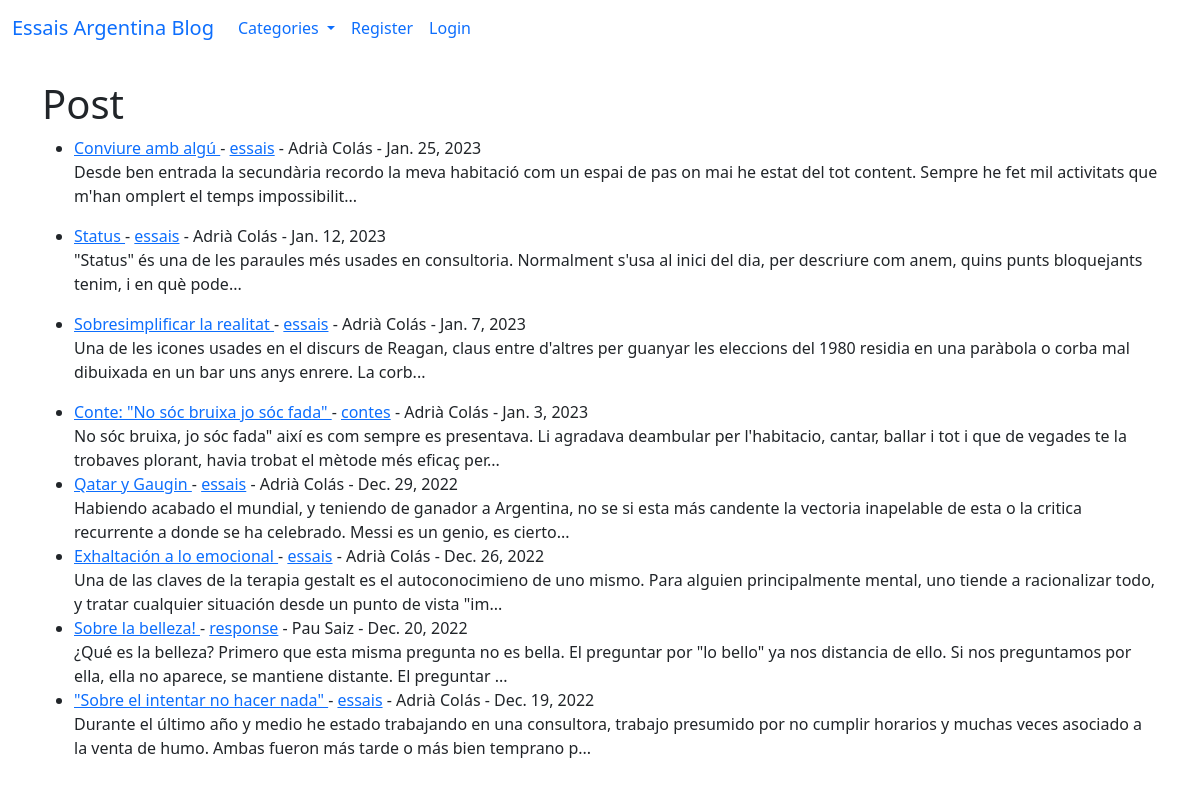
The app's page /, older data.
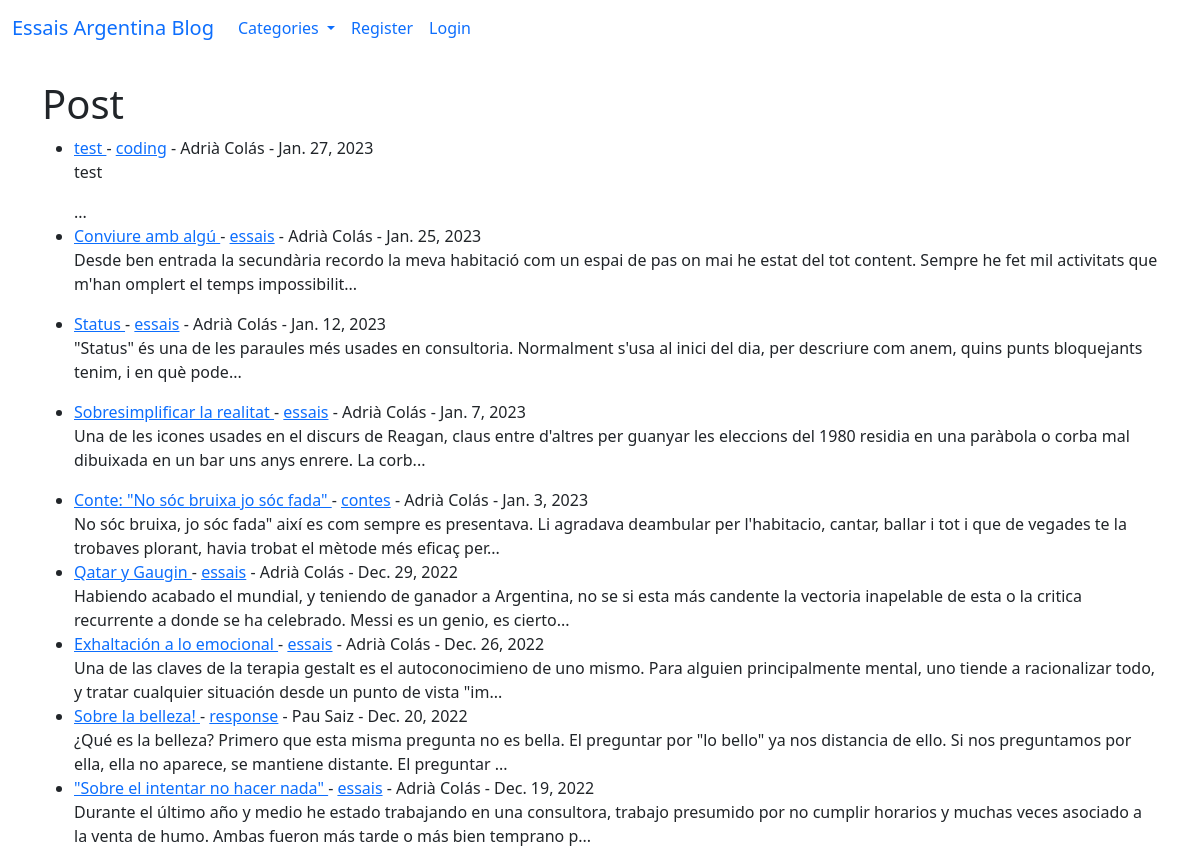
The same page, newer data.
### theblog/models.py (models this page shows, shortened)
class Post(models.Model):
    title = models.CharField(max_length=255)
    header_image = models.ImageField(null=True, blank=True, upload_to = "images/")
    title_tag = models.CharField(max_length=255)
    author = models.ForeignKey(User, on_delete=models.CASCADE)
    body = RichTextField(blank=True, null=True)
    post_date = models.DateField(auto_now_add=True)
    first_post_date = models.DateField(default = date.today())
    category = models.CharField(max_length= 255, default='uncategorized')
    snippet = models.CharField(max_length= 255)
    likes = models.ManyToManyField(User, related_name = 'blog_posts')

### theblog/views.py (the view)
# urls.py: path('', HomeView.as_view(), name="home"),
class HomeView(ListView):
    model = Post
    template_name = 'home.html'
    ordering = ['-first_post_date']
    def get_context_data(self, *args, **kwargs):
        cat_menu = Category.objects.all()
        context = super(HomeView, self).get_context_data(*args, **kwargs)
        context["cat_menu"] = cat_menu
        return context

### theblog/models.py (called while the page is built)
    def __str__(self):
        return self.name

### theblog/templates/home.html (shortened to what this page needs)
{% extends 'base.html' %}
{% block content %}
<h1>Post</h1>
<ul>
    {% for post in object_list %}
    <li><a href="{% url 'article-detail' post.pk %}"> {{ post.title }} </a>
        - <a href="{% url 'category' post.category|slugify%}">{{ post.category }}</a>
        - {{ post.author.first_name }}
        {{post.author.last_name}} -
        {{post.first_post_date}}
         <br/>
        {{ post.body|slice:"200"| safe}}...
    </li>
    {% endfor %}
</ul>
{% endblock %}

Row changes from the older to the newer data that the page shows:
added Post: title "test", category "coding", author.first_name "Adrià", author.last_name "Colás", first_post_date "Jan. 27, 2023", body "test"
